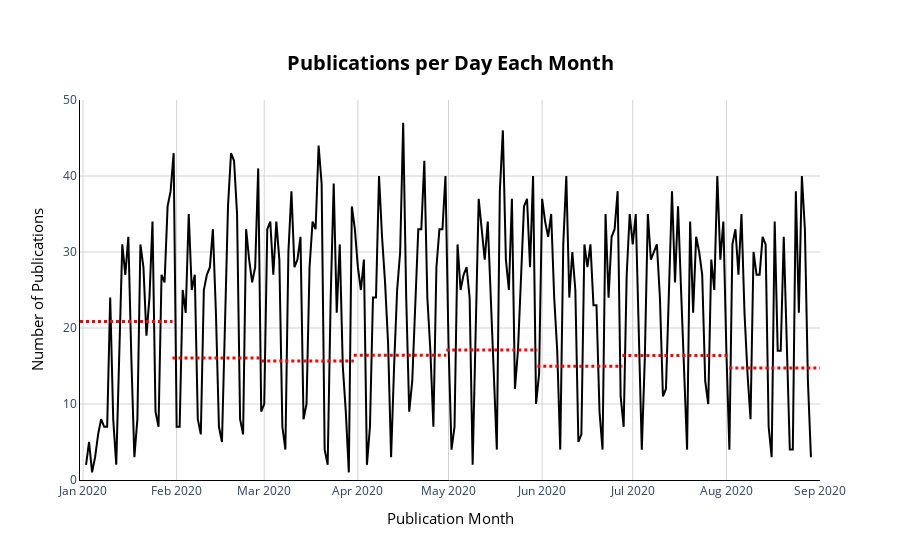

Write notebook code for a chart like this one.
### Code cell
fig = px.line(df.groupby(['pub_time'], as_index=False)['title'].count(), 
              x='pub_time', 
              y='title', 
              title="Publications per Month",
              labels={"pub_time": "Publication day",
                      "title": "Number of Publications",
                 },
              template="plotly_white"
              )

fig.update_layout(
    title={'text': '<b>Publications per Day Each Month<b>',
           'y':0.9,
           'x':0.5,
           'font': {'size': 20, 'color': 'black'},
           'xanchor': 'center',
           'yanchor': 'top'})

fig.update_xaxes(
    title={'text': 'Publication Month',
           'font': {'size': 15, 'color': 'black'},})

fig.update_yaxes(
    title={'text': 'Number of Publications',
           'font': {'size': 15, 'color': 'black'},})

# average line for January 2020
fig.add_shape( # add a horizontal "target" line
    type="line", line_color="red", line_width=3, opacity=1, line_dash="dot",
    x0=0, x1=0.125, xref="paper", y0=20.843100, y1=20.843100, yref="y")

# average line for February 2020
fig.add_shape( # add a horizontal "target" line
    type="line", line_color="red", line_width=3, opacity=1, line_dash="dot",
    x0=0.125, x1=0.245, xref="paper", y0=16.052474, y1=16.052474, yref="y")

# average line for March 2020
fig.add_shape( # add a horizontal "target" line
    type="line", line_color="red", line_width=3, opacity=1, line_dash="dot",
    x0=0.245, x1=0.37, xref="paper", y0=15.651941, y1=15.651941, yref="y")

# average line for April 2020
fig.add_shape( # add a horizontal "target" line
    type="line", line_color="red", line_width=3, opacity=1, line_dash="dot",
    x0=0.37, x1=0.495, xref="paper", y0=16.423129, y1=16.423129, yref="y")

# average line for May 2020
fig.add_shape( # add a horizontal "target" line
    type="line", line_color="red", line_width=3, opacity=1, line_dash="dot",
    x0=0.495, x1=0.618, xref="paper", y0=17.117166, y1=17.117166, yref="y")

# average line for June 2020
fig.add_shape( # add a horizontal "target" line
    type="line", line_color="red", line_width=3, opacity=1, line_dash="dot",
    x0=0.618, x1=0.733, xref="paper", y0=14.968707, y1=14.968707, yref="y")

# average line for July 2020
fig.add_shape( # add a horizontal "target" line
    type="line", line_color="red", line_width=3, opacity=1, line_dash="dot",
    x0=0.733, x1=0.8775, xref="paper", y0=16.367532, y1=16.367532, yref="y")

# average line for August 2020
fig.add_shape( # add a horizontal "target" line
    type="line", line_color="red", line_width=3, opacity=1, line_dash="dot",
    x0=0.8775, x1=1, xref="paper", y0=14.720893, y1=14.720893, yref="y")

fig.update_xaxes(showline=True, linewidth=1, linecolor='black')
fig.update_yaxes(showline=True, linewidth=1, linecolor='black')
fig.update_xaxes(showgrid=True, gridwidth=1, gridcolor='lightgray')
fig.update_yaxes(showgrid=True, gridwidth=1, gridcolor='lightgray')

fig.update_xaxes(range=['2019-12-31', '2020-09-01'])
fig.update_yaxes(range=[0, 50])
fig.update_traces(line_color='black', mode='lines')

fig.show()

### Figure 1 — Plotly figure (JSON) as saved in the notebook; plotly's stock layout.template omitted (floating-point values rounded to 4 significant figures; data arrays with more than 128 entries replaced by an {"elided": "..."} marker saying what was removed)
{"data": [{"hovertemplate": "Publication day=%{x}<br>Number of Publications=%{y}<extra></extra>", "legendgroup": "", "line": {"color": "black", "dash": "solid"}, "marker": {"symbol": "circle"}, "mode": "lines", "name": "", "orientation": "v", "showlegend": false, "type": "scatter", "x": {"elided": "240 str values"}, "xaxis": "x", "y": {"elided": "240 int values"}, "yaxis": "y"}], "layout": {"legend": {"tracegroupgap": 0}, "shapes": [{"line": {"color": "red", "dash": "dot", "width": 3}, "opacity": 1, "type": "line", "x0": 0, "x1": 0.125, "xref": "paper", "y0": 20.84, "y1": 20.84, "yref": "y"}, {"line": {"color": "red", "dash": "dot", "width": 3}, "opacity": 1, "type": "line", "x0": 0.125, "x1": 0.245, "xref": "paper", "y0": 16.05, "y1": 16.05, "yref": "y"}, {"line": {"color": "red", "dash": "dot", "width": 3}, "opacity": 1, "type": "line", "x0": 0.245, "x1": 0.37, "xref": "paper", "y0": 15.65, "y1": 15.65, "yref": "y"}, {"line": {"color": "red", "dash": "dot", "width": 3}, "opacity": 1, "type": "line", "x0": 0.37, "x1": 0.495, "xref": "paper", "y0": 16.42, "y1": 16.42, "yref": "y"}, {"line": {"color": "red", "dash": "dot", "width": 3}, "opacity": 1, "type": "line", "x0": 0.495, "x1": 0.618, "xref": "paper", "y0": 17.12, "y1": 17.12, "yref": "y"}, {"line": {"color": "red", "dash": "dot", "width": 3}, "opacity": 1, "type": "line", "x0": 0.618, "x1": 0.733, "xref": "paper", "y0": 14.97, "y1": 14.97, "yref": "y"}, {"line": {"color": "red", "dash": "dot", "width": 3}, "opacity": 1, "type": "line", "x0": 0.733, "x1": 0.8775, "xref": "paper", "y0": 16.37, "y1": 16.37, "yref": "y"}, {"line": {"color": "red", "dash": "dot", "width": 3}, "opacity": 1, "type": "line", "x0": 0.8775, "x1": 1, "xref": "paper", "y0": 14.72, "y1": 14.72, "yref": "y"}], "title": {"font": {"color": "black", "size": 20}, "text": "<b>Publications per Day Each Month<b>", "x": 0.5, "xanchor": "center", "y": 0.9, "yanchor": "top"}, "xaxis": {"anchor": "y", "domain": [0, 1], "gridcolor": "lightgray", "gridwidth": 1, "linecolor": "black", "linewidth": 1, "range": ["2019-12-31", "2020-09-01"], "showgrid": true, "showline": true, "title": {"font": {"color": "black", "size": 15}, "text": "Publication Month"}}, "yaxis": {"anchor": "x", "domain": [0, 1], "gridcolor": "lightgray", "gridwidth": 1, "linecolor": "black", "linewidth": 1, "range": [0, 50], "showgrid": true, "showline": true, "title": {"font": {"color": "black", "size": 15}, "text": "Number of Publications"}}}}
